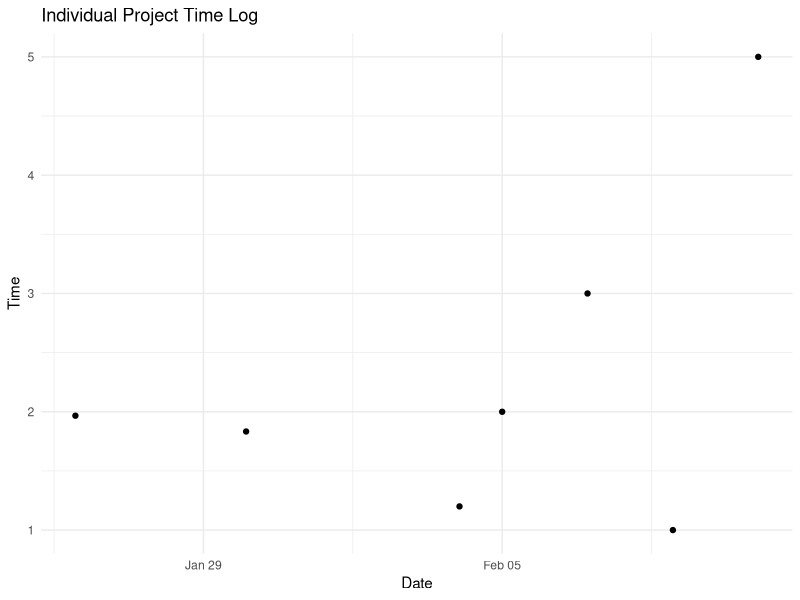
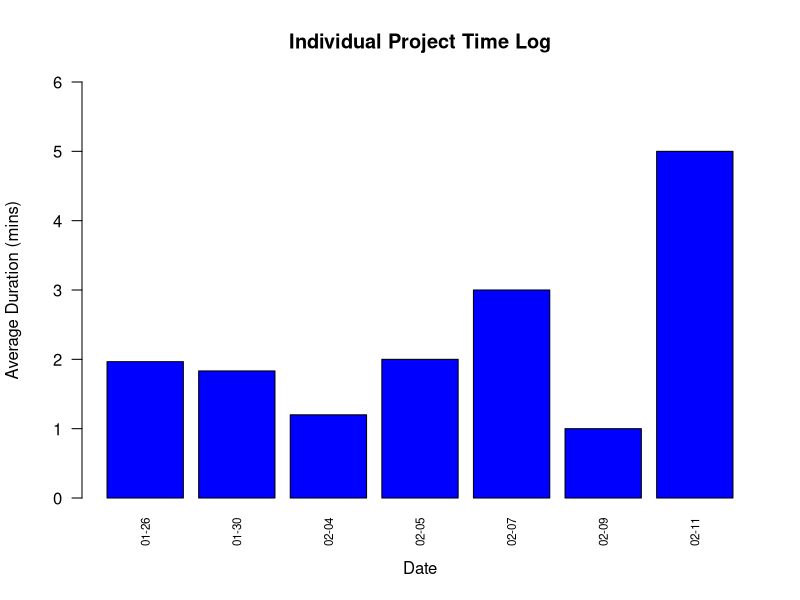

These figures' R source, in order:
# Load necessary libraries
library(dplyr)
library(lubridate)
library(ggplot2)

# Load the data
data <- read.csv("time_logs.csv")

# Split the 'TIME' column into 'Start' and 'End', assuming 'TIME' format is "2024-01-26 8:30PM - 10:28PM"
data <- data %>%
  mutate(StartTime = gsub(" - .*", "", TIME),
         EndTime = gsub(".*- ", "", TIME),
         Date = as.Date(StartTime, format="%m-%d-%Y"))

# Convert 'StartTime' and 'EndTime' to POSIXct, assuming they are in the same day
data <- data %>%
  mutate(StartTime = mdy_hm(paste(StartTime)),
         EndTime = mdy_hm(paste(substr(data$Start, 1, 11), EndTime)))

# Calculate the duration in hours or minutes
data <- data %>%
  mutate(Duration = as.numeric(difftime(EndTime, StartTime, units="hours")))  # Or use 'mins' for minutes

# View the modified data
head(data)
# Plotting the start times
ggplot(data, aes(x=Date, y=Duration)) +  # Replace 'Value' with the actual value column name
  geom_point() +  # Or geom_line() if you want to connect the points
  labs(title="Individual Project Time Log", x="Date", y="Time") +
  theme_minimal()
# Assuming 'data' is your DataFrame and it has been loaded previously
# Aggregate data to calculate average duration per week
aggregate_data <- aggregate(Duration ~ Date, data, mean, na.rm = TRUE)
# Create a bar plot
aggregate_data$FormattedDate <- format(aggregate_data$Date, "%m-%d")
y_max <- 6  # Adds 10% padding to the max value for better display
barplot(aggregate_data$Duration,
        names.arg = aggregate_data$FormattedDate,
        col = "blue",
        main = "Individual Project Time Log",
        xlab = "Date",
        ylab = "Average Duration (mins)",
        ylim = c(0, y_max),  # Adjust y-axis limits
        las = 2,  # Makes the axis labels perpendicular to the axis
        cex.names = 0.7)  # Adjusts the size of the week labels


